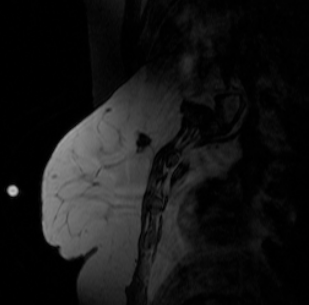
//> input picture Manipulação de Histogramas/Casamento de Histogramas/hue.png, 309 x 305 px
$ ./main   (built with g++ and OpenCV 4)
//> lines starting //> are read from the running program, lines starting //| are printed output that depends on the picture

#include "opencv2/highgui.hpp"
#include "opencv2/imgcodecs.hpp"
#include "opencv2/imgproc.hpp"
#include <algorithm>
#include <iostream>

using namespace std;
using namespace cv;


int main(int argc, char **argv)
{
  Mat src,src2;

  //lendo o arquivo
  src = imread("hue.png", 1);
//> src is the input picture: 305 rows x 309 cols, CV_8UC3; mean B, G, R 21.3, 21.3, 21.3
  src2 = imread("img2.jpg", 1);
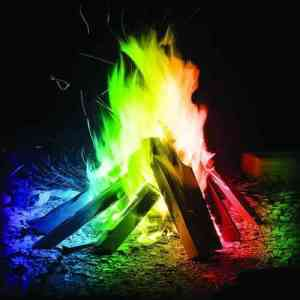
//> input picture Manipulação de Histogramas/Casamento de Histogramas/img2.jpg, 300 x 300 px
//> src2 is the input picture: 300 rows x 300 cols, CV_8UC3; mean B, G, R 42.4, 61.9, 56.8


  cv::cvtColor(src, src, CV_BGR2GRAY);
//> src: 305 rows x 309 cols, CV_8UC1
  cv::cvtColor(src2, src2, CV_BGR2GRAY);
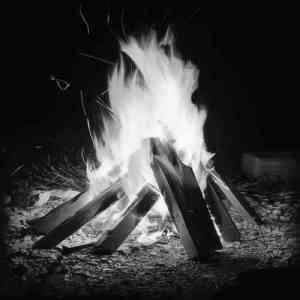
//> src2: 300 rows x 300 cols, CV_8UC1; min 0, max 254, mean 58.2

  namedWindow("Imagem 1", WINDOW_NORMAL);
	moveWindow("Imagem 1", 0,0);
  imshow("Imagem 1", src);

  namedWindow("Imagem 2", WINDOW_NORMAL);
	moveWindow("Imagem 2", 600,0);
  imshow("Imagem 2", src2);

  //imagem que se deseja fazer o casamento de histograma --------------------------------
  long double bind[256];
  long double hist1[256];
  fill_n(bind, 256, 0);

  //Histograma normal imagem 1
  for (int i = 0; i < src2.rows * src2.cols; i++)
  {
    bind[(uint32_t)src2.data[i]] += 1;
  }
//> after the loop, bind = 256 values, max 23179 at index 7, min 0 at index 255, mean 351.6

  long double maior2=(*max_element(bind, bind + 256));
//> maior2 = 23179

    for (int i = 0; i < 256; i++)
  {
    hist1[i]=bind[i]/maior2;
  }
//> after the loop, hist1 = 256 values, max 1 at index 7, min 0 at index 255, mean 0.0152

  Mat plot1 = Mat::zeros(255,255, CV_8UC3);

  for (int i = 0; i < 255; i++)
  {
    line(plot1, Point(i, 255.00 * (1 - hist1[i])), Point(i + 1, 255.00 * (1 - hist1[i + 1])), Scalar(0, 255, 0), 2, 8, 0);
  }
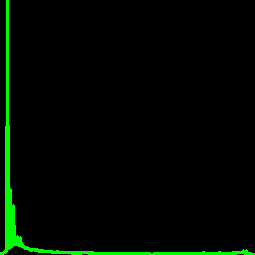
//> plot1: 255 rows x 255 cols, CV_8UC3; mean B, G, R 0, 8.3, 0

  namedWindow("Histograma Imagem 2", WINDOW_NORMAL);
	moveWindow("Histograma Imagem 2", 600,370);
  imshow("Histograma Imagem 2", plot1);


  // fazendo histograma acumulado imagem 1
  for (int i = 0; i < 255; i++)
  {
    bind[i+1] += bind[i];
  }
//> after the loop, bind = 256 values from 93 to 90000

  long double maior1=(*max_element(bind, bind + 256));
//> maior1 = 90000

    //normalizando os bins
  for (int i = 0; i < 256; i++)
  {
    bind[i] = bind[i] / maior1;
  }
//> after the loop, bind = 256 values from 0.00103 to 1

  //equalizando imagem 1 desejada
  for (int i = 0; i <src2.rows * src2.cols; i++)
  {
    src2.data[i] = bind[(int32_t)src2.data[i]]*255;
  }
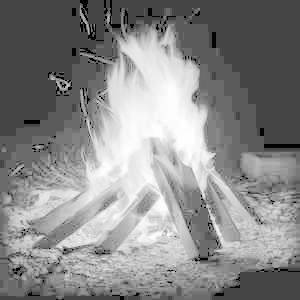
//> src2: 300 rows x 300 cols, CV_8UC1; min 0, max 255, mean 136.7

  Mat plo1 = Mat::zeros(255,255, CV_8UC3);

  for (int i = 0; i < 255; i++)
  {
    line(plo1, Point(i, 255.00 * (1 - bind[i])), Point(i + 1, 255.00 * (1 - bind[i + 1])), Scalar(0, 255, 0), 2, 8, 0);
  }
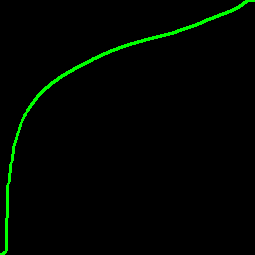
//> plo1: 255 rows x 255 cols, CV_8UC3; mean B, G, R 0, 5.2, 0


 //imagem que se deseja apegar as caracteristicas do histograma --------------------------------
  //criando e preenchendo com bins com 0
  long double bin1[256];
  long double hist2[256];
  fill_n(bin1, 256, 0);

  //Histograma normal imagem 2
  for (int i = 0; i < src.rows * src.cols; i++)
  {
    bin1[(uint32_t)src.data[i]] += 1;
  }
//> after the loop, bin1 = 256 values, max 18255 at index 0, min 0 at index 159, mean 368.1

  long double maior3=(*max_element(bin1, bin1 + 256));
//> maior3 = 18255

    for (int i = 0; i < 256; i++)
  {
    hist2[i]=bin1[i]/maior3;
  }
//> after the loop, hist2 = 256 values, max 1 at index 0, min 0 at index 159, mean 0.0202

  Mat plot2 = Mat::zeros(255,255, CV_8UC3);

  for (int i = 0; i < 255; i++)
  {
    line(plot2, Point(i, 255.00 * (1 - hist2[i])), Point(i + 1, 255.00 * (1 - hist2[i + 1])), Scalar(0, 255, 0), 2, 8, 0);
  }
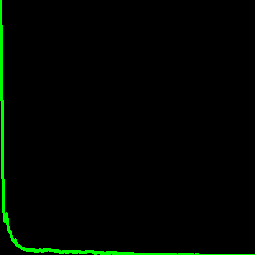
//> plot2: 255 rows x 255 cols, CV_8UC3; mean B, G, R 0, 5.3, 0

  namedWindow("Histograma Imagem 1", WINDOW_NORMAL);
	moveWindow("Histograma Imagem 1", 0,370);
  imshow("Histograma Imagem 1", plot2);

  // fazendo histograma acumulado imagem 2
  for (int i = 0; i < 255; i++)
  {
    bin1[i+1] += bin1[i];
  }
//> after the loop, bin1 = 256 values from 18255 to 94245

  long double maior=(*max_element(bin1, bin1 + 256));
//> maior = 94245

    //normalizando os bins imagem 2
  for (int i = 0; i < 256; i++)
  {
    bin1[i] = bin1[i] / maior;
  }
//> after the loop, bin1 = 256 values from 0.194 to 1

  //invertendo histograma acumulado imagem 2
  long double inv[256];
  fill_n(inv, 256, 0);

  for (int i = 0; i < 256; i++)
      inv[int(bin1[i]*255)]=i;
//> after the loop, inv = 256 values, max 255 at index 255, min 0 at index 0, mean 20.24

	 for (int i = 0; i < 256; i++)
   {
	 if(inv[i]==0)inv[i]=inv[i-1];
   }
//> after the loop, inv = 256 values from 0 to 255

   maior=(*max_element(inv, inv + 256));
//> maior = 255

   	 for (int i = 0; i < 256; i++)
   {
	 inv[i]=inv[i]/maior;
   }
//> after the loop, inv = 256 values from 0 to 1


    Mat plo = Mat::zeros(255,255, CV_8UC3);

     for (int i = 0; i < 255; i++)
  {
    line(plo, Point(i, 255.00 * (1 - inv[i])), Point(i + 1, 255.00 * (1 - inv[i + 1])), Scalar(0, 255, 0), 2, 8, 0);
  }

  //aplicando histograma invertido imagem 2 na imagem 1 equalizada
  for (int i = 0; i <src2.rows * src2.cols; i++)
  {
    src2.data[i] = inv[(int32_t)src2.data[i]]*255;
  }
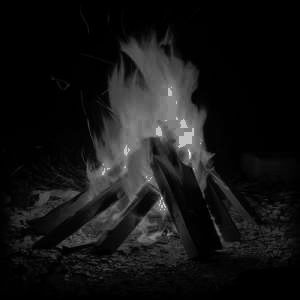
//> src2: 300 rows x 300 cols, CV_8UC1; min 0, max 255, mean 21.3

  namedWindow("Imagem Final Casamento", WINDOW_NORMAL);
	moveWindow("Imagem Final Casamento", 1200,0);
  imshow("Imagem Final Casamento", src2);

  //histograma casamento de histogramas
  long double bin2[256];
  long double hist3[256];
  fill_n(bin2, 256, 0);

  for (int i = 0; i < src.rows * src.cols; i++)
  {
    bin2[(uint32_t)src2.data[i]] += 1;
  }
//> after the loop, bin2 = 256 values, max 30175 at index 0, min 0 at index 34, mean 368.1

  long double maior4=(*max_element(bin2, bin2 + 256));
//> maior4 = 30175

  for (int i = 0; i < 256; i++)
  {
    hist3[i]=bin2[i]/maior4;
  }
//> after the loop, hist3 = 256 values, max 1 at index 0, min 0 at index 34, mean 0.0122

  Mat plot3 = Mat::zeros(255,255, CV_8UC3);

  for (int i = 0; i < 255; i++)
  {
    line(plot3, Point(i, 255.00 * (1 - hist3[i])), Point(i + 1, 255.00 * (1 - hist3[i + 1])), Scalar(0, 255, 0), 2, 8, 0);
  }
  namedWindow("Histograma Imagem Final Casamento", WINDOW_NORMAL);
	moveWindow("Histograma Imagem Final Casamento", 1200,370);
  imshow("Histograma Imagem Final Casamento", plot3);

  waitKey(0);
  return 0;
}
